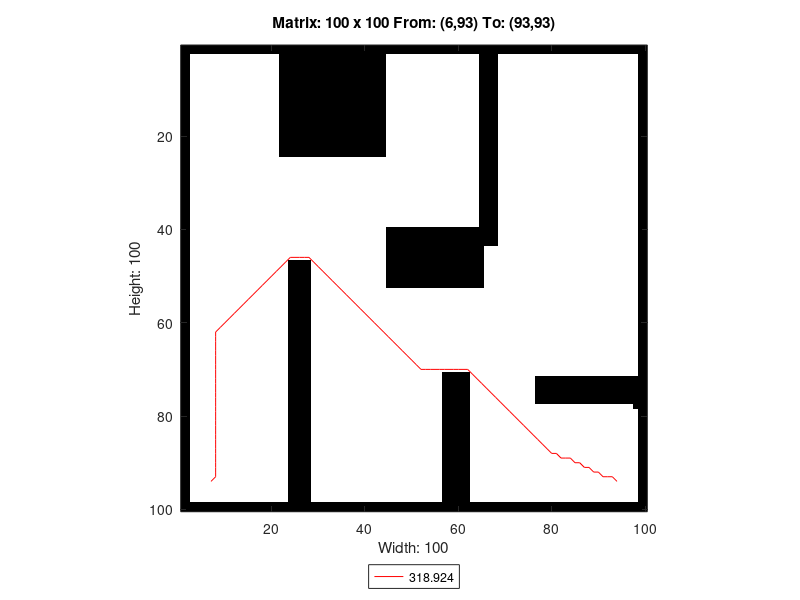

The MATLAB script that drew this image:
A=[0 0 0 0 0 0 0 0 0 0 0 0 0 0 0 0 0 0 0 0 0 0 0 0 0 0 0 0 0 0 0 0 0 0 0 0 0 0 0 0 0 0 0 0 0 0 0 0 0 0 0 0 0 0 0 0 0 0 0 0 0 0 0 0 0 0 0 0 0 0 0 0 0 0 0 0 0 0 0 0 0 0 0 0 0 0 0 0 0 0 0 0 0 0 0 0 0 0 0 0 ;
0 0 0 0 0 0 0 0 0 0 0 0 0 0 0 0 0 0 0 0 0 0 0 0 0 0 0 0 0 0 0 0 0 0 0 0 0 0 0 0 0 0 0 0 0 0 0 0 0 0 0 0 0 0 0 0 0 0 0 0 0 0 0 0 0 0 0 0 0 0 0 0 0 0 0 0 0 0 0 0 0 0 0 0 0 0 0 0 0 0 0 0 0 0 0 0 0 0 0 0 ;
0 0 1 1 1 1 1 1 1 1 1 1 1 1 1 1 1 1 1 1 1 0 0 0 0 0 0 0 0 0 0 0 0 0 0 0 0 0 0 0 0 0 0 0 1 1 1 1 1 1 1 1 1 1 1 1 1 1 1 1 1 1 1 1 0 0 0 0 1 1 1 1 1 1 1 1 1 1 1 1 1 1 1 1 1 1 1 1 1 1 1 1 1 1 1 1 1 1 0 0 ;
0 0 1 1 1 1 1 1 1 1 1 1 1 1 1 1 1 1 1 1 1 0 0 0 0 0 0 0 0 0 0 0 0 0 0 0 0 0 0 0 0 0 0 0 1 1 1 1 1 1 1 1 1 1 1 1 1 1 1 1 1 1 1 1 0 0 0 0 1 1 1 1 1 1 1 1 1 1 1 1 1 1 1 1 1 1 1 1 1 1 1 1 1 1 1 1 1 1 0 0 ;
0 0 1 1 1 1 1 1 1 1 1 1 1 1 1 1 1 1 1 1 1 0 0 0 0 0 0 0 0 0 0 0 0 0 0 0 0 0 0 0 0 0 0 0 1 1 1 1 1 1 1 1 1 1 1 1 1 1 1 1 1 1 1 1 0 0 0 0 1 1 1 1 1 1 1 1 1 1 1 1 1 1 1 1 1 1 1 1 1 1 1 1 1 1 1 1 1 1 0 0 ;
0 0 1 1 1 1 1 1 1 1 1 1 1 1 1 1 1 1 1 1 1 0 0 0 0 0 0 0 0 0 0 0 0 0 0 0 0 0 0 0 0 0 0 0 1 1 1 1 1 1 1 1 1 1 1 1 1 1 1 1 1 1 1 1 0 0 0 0 1 1 1 1 1 1 1 1 1 1 1 1 1 1 1 1 1 1 1 1 1 1 1 1 1 1 1 1 1 1 0 0 ;
0 0 1 1 1 1 1 1 1 1 1 1 1 1 1 1 1 1 1 1 1 0 0 0 0 0 0 0 0 0 0 0 0 0 0 0 0 0 0 0 0 0 0 0 1 1 1 1 1 1 1 1 1 1 1 1 1 1 1 1 1 1 1 1 0 0 0 0 1 1 1 1 1 1 1 1 1 1 1 1 1 1 1 1 1 1 1 1 1 1 1 1 1 1 1 1 1 1 0 0 ;
0 0 1 1 1 1 1 1 1 1 1 1 1 1 1 1 1 1 1 1 1 0 0 0 0 0 0 0 0 0 0 0 0 0 0 0 0 0 0 0 0 0 0 0 1 1 1 1 1 1 1 1 1 1 1 1 1 1 1 1 1 1 1 1 0 0 0 0 1 1 1 1 1 1 1 1 1 1 1 1 1 1 1 1 1 1 1 1 1 1 1 1 1 1 1 1 1 1 0 0 ;
0 0 1 1 1 1 1 1 1 1 1 1 1 1 1 1 1 1 1 1 1 0 0 0 0 0 0 0 0 0 0 0 0 0 0 0 0 0 0 0 0 0 0 0 1 1 1 1 1 1 1 1 1 1 1 1 1 1 1 1 1 1 1 1 0 0 0 0 1 1 1 1 1 1 1 1 1 1 1 1 1 1 1 1 1 1 1 1 1 1 1 1 1 1 1 1 1 1 0 0 ;
0 0 1 1 1 1 1 1 1 1 1 1 1 1 1 1 1 1 1 1 1 0 0 0 0 0 0 0 0 0 0 0 0 0 0 0 0 0 0 0 0 0 0 0 1 1 1 1 1 1 1 1 1 1 1 1 1 1 1 1 1 1 1 1 0 0 0 0 1 1 1 1 1 1 1 1 1 1 1 1 1 1 1 1 1 1 1 1 1 1 1 1 1 1 1 1 1 1 0 0 ;
0 0 1 1 1 1 1 1 1 1 1 1 1 1 1 1 1 1 1 1 1 0 0 0 0 0 0 0 0 0 0 0 0 0 0 0 0 0 0 0 0 0 0 0 1 1 1 1 1 1 1 1 1 1 1 1 1 1 1 1 1 1 1 1 0 0 0 0 1 1 1 1 1 1 1 1 1 1 1 1 1 1 1 1 1 1 1 1 1 1 1 1 1 1 1 1 1 1 0 0 ;
0 0 1 1 1 1 1 1 1 1 1 1 1 1 1 1 1 1 1 1 1 0 0 0 0 0 0 0 0 0 0 0 0 0 0 0 0 0 0 0 0 0 0 0 1 1 1 1 1 1 1 1 1 1 1 1 1 1 1 1 1 1 1 1 0 0 0 0 1 1 1 1 1 1 1 1 1 1 1 1 1 1 1 1 1 1 1 1 1 1 1 1 1 1 1 1 1 1 0 0 ;
0 0 1 1 1 1 1 1 1 1 1 1 1 1 1 1 1 1 1 1 1 0 0 0 0 0 0 0 0 0 0 0 0 0 0 0 0 0 0 0 0 0 0 0 1 1 1 1 1 1 1 1 1 1 1 1 1 1 1 1 1 1 1 1 0 0 0 0 1 1 1 1 1 1 1 1 1 1 1 1 1 1 1 1 1 1 1 1 1 1 1 1 1 1 1 1 1 1 0 0 ;
0 0 1 1 1 1 1 1 1 1 1 1 1 1 1 1 1 1 1 1 1 0 0 0 0 0 0 0 0 0 0 0 0 0 0 0 0 0 0 0 0 0 0 0 1 1 1 1 1 1 1 1 1 1 1 1 1 1 1 1 1 1 1 1 0 0 0 0 1 1 1 1 1 1 1 1 1 1 1 1 1 1 1 1 1 1 1 1 1 1 1 1 1 1 1 1 1 1 0 0 ;
0 0 1 1 1 1 1 1 1 1 1 1 1 1 1 1 1 1 1 1 1 0 0 0 0 0 0 0 0 0 0 0 0 0 0 0 0 0 0 0 0 0 0 0 1 1 1 1 1 1 1 1 1 1 1 1 1 1 1 1 1 1 1 1 0 0 0 0 1 1 1 1 1 1 1 1 1 1 1 1 1 1 1 1 1 1 1 1 1 1 1 1 1 1 1 1 1 1 0 0 ;
0 0 1 1 1 1 1 1 1 1 1 1 1 1 1 1 1 1 1 1 1 0 0 0 0 0 0 0 0 0 0 0 0 0 0 0 0 0 0 0 0 0 0 0 1 1 1 1 1 1 1 1 1 1 1 1 1 1 1 1 1 1 1 1 0 0 0 0 1 1 1 1 1 1 1 1 1 1 1 1 1 1 1 1 1 1 1 1 1 1 1 1 1 1 1 1 1 1 0 0 ;
0 0 1 1 1 1 1 1 1 1 1 1 1 1 1 1 1 1 1 1 1 0 0 0 0 0 0 0 0 0 0 0 0 0 0 0 0 0 0 0 0 0 0 0 1 1 1 1 1 1 1 1 1 1 1 1 1 1 1 1 1 1 1 1 0 0 0 0 1 1 1 1 1 1 1 1 1 1 1 1 1 1 1 1 1 1 1 1 1 1 1 1 1 1 1 1 1 1 0 0 ;
0 0 1 1 1 1 1 1 1 1 1 1 1 1 1 1 1 1 1 1 1 0 0 0 0 0 0 0 0 0 0 0 0 0 0 0 0 0 0 0 0 0 0 0 1 1 1 1 1 1 1 1 1 1 1 1 1 1 1 1 1 1 1 1 0 0 0 0 1 1 1 1 1 1 1 1 1 1 1 1 1 1 1 1 1 1 1 1 1 1 1 1 1 1 1 1 1 1 0 0 ;
0 0 1 1 1 1 1 1 1 1 1 1 1 1 1 1 1 1 1 1 1 0 0 0 0 0 0 0 0 0 0 0 0 0 0 0 0 0 0 0 0 0 0 0 1 1 1 1 1 1 1 1 1 1 1 1 1 1 1 1 1 1 1 1 0 0 0 0 1 1 1 1 1 1 1 1 1 1 1 1 1 1 1 1 1 1 1 1 1 1 1 1 1 1 1 1 1 1 0 0 ;
0 0 1 1 1 1 1 1 1 1 1 1 1 1 1 1 1 1 1 1 1 0 0 0 0 0 0 0 0 0 0 0 0 0 0 0 0 0 0 0 0 0 0 0 1 1 1 1 1 1 1 1 1 1 1 1 1 1 1 1 1 1 1 1 0 0 0 0 1 1 1 1 1 1 1 1 1 1 1 1 1 1 1 1 1 1 1 1 1 1 1 1 1 1 1 1 1 1 0 0 ;
0 0 1 1 1 1 1 1 1 1 1 1 1 1 1 1 1 1 1 1 1 0 0 0 0 0 0 0 0 0 0 0 0 0 0 0 0 0 0 0 0 0 0 0 1 1 1 1 1 1 1 1 1 1 1 1 1 1 1 1 1 1 1 1 0 0 0 0 1 1 1 1 1 1 1 1 1 1 1 1 1 1 1 1 1 1 1 1 1 1 1 1 1 1 1 1 1 1 0 0 ;
0 0 1 1 1 1 1 1 1 1 1 1 1 1 1 1 1 1 1 1 1 0 0 0 0 0 0 0 0 0 0 0 0 0 0 0 0 0 0 0 0 0 0 0 1 1 1 1 1 1 1 1 1 1 1 1 1 1 1 1 1 1 1 1 0 0 0 0 1 1 1 1 1 1 1 1 1 1 1 1 1 1 1 1 1 1 1 1 1 1 1 1 1 1 1 1 1 1 0 0 ;
0 0 1 1 1 1 1 1 1 1 1 1 1 1 1 1 1 1 1 1 1 0 0 0 0 0 0 0 0 0 0 0 0 0 0 0 0 0 0 0 0 0 0 0 1 1 1 1 1 1 1 1 1 1 1 1 1 1 1 1 1 1 1 1 0 0 0 0 1 1 1 1 1 1 1 1 1 1 1 1 1 1 1 1 1 1 1 1 1 1 1 1 1 1 1 1 1 1 0 0 ;
0 0 1 1 1 1 1 1 1 1 1 1 1 1 1 1 1 1 1 1 1 0 0 0 0 0 0 0 0 0 0 0 0 0 0 0 0 0 0 0 0 0 0 0 1 1 1 1 1 1 1 1 1 1 1 1 1 1 1 1 1 1 1 1 0 0 0 0 1 1 1 1 1 1 1 1 1 1 1 1 1 1 1 1 1 1 1 1 1 1 1 1 1 1 1 1 1 1 0 0 ;
0 0 1 1 1 1 1 1 1 1 1 1 1 1 1 1 1 1 1 1 1 1 1 1 1 1 1 1 1 1 1 1 1 1 1 1 1 1 1 1 1 1 1 1 1 1 1 1 1 1 1 1 1 1 1 1 1 1 1 1 1 1 1 1 0 0 0 0 1 1 1 1 1 1 1 1 1 1 1 1 1 1 1 1 1 1 1 1 1 1 1 1 1 1 1 1 1 1 0 0 ;
0 0 1 1 1 1 1 1 1 1 1 1 1 1 1 1 1 1 1 1 1 1 1 1 1 1 1 1 1 1 1 1 1 1 1 1 1 1 1 1 1 1 1 1 1 1 1 1 1 1 1 1 1 1 1 1 1 1 1 1 1 1 1 1 0 0 0 0 1 1 1 1 1 1 1 1 1 1 1 1 1 1 1 1 1 1 1 1 1 1 1 1 1 1 1 1 1 1 0 0 ;
0 0 1 1 1 1 1 1 1 1 1 1 1 1 1 1 1 1 1 1 1 1 1 1 1 1 1 1 1 1 1 1 1 1 1 1 1 1 1 1 1 1 1 1 1 1 1 1 1 1 1 1 1 1 1 1 1 1 1 1 1 1 1 1 0 0 0 0 1 1 1 1 1 1 1 1 1 1 1 1 1 1 1 1 1 1 1 1 1 1 1 1 1 1 1 1 1 1 0 0 ;
0 0 1 1 1 1 1 1 1 1 1 1 1 1 1 1 1 1 1 1 1 1 1 1 1 1 1 1 1 1 1 1 1 1 1 1 1 1 1 1 1 1 1 1 1 1 1 1 1 1 1 1 1 1 1 1 1 1 1 1 1 1 1 1 0 0 0 0 1 1 1 1 1 1 1 1 1 1 1 1 1 1 1 1 1 1 1 1 1 1 1 1 1 1 1 1 1 1 0 0 ;
0 0 1 1 1 1 1 1 1 1 1 1 1 1 1 1 1 1 1 1 1 1 1 1 1 1 1 1 1 1 1 1 1 1 1 1 1 1 1 1 1 1 1 1 1 1 1 1 1 1 1 1 1 1 1 1 1 1 1 1 1 1 1 1 0 0 0 0 1 1 1 1 1 1 1 1 1 1 1 1 1 1 1 1 1 1 1 1 1 1 1 1 1 1 1 1 1 1 0 0 ;
0 0 1 1 1 1 1 1 1 1 1 1 1 1 1 1 1 1 1 1 1 1 1 1 1 1 1 1 1 1 1 1 1 1 1 1 1 1 1 1 1 1 1 1 1 1 1 1 1 1 1 1 1 1 1 1 1 1 1 1 1 1 1 1 0 0 0 0 1 1 1 1 1 1 1 1 1 1 1 1 1 1 1 1 1 1 1 1 1 1 1 1 1 1 1 1 1 1 0 0 ;
0 0 1 1 1 1 1 1 1 1 1 1 1 1 1 1 1 1 1 1 1 1 1 1 1 1 1 1 1 1 1 1 1 1 1 1 1 1 1 1 1 1 1 1 1 1 1 1 1 1 1 1 1 1 1 1 1 1 1 1 1 1 1 1 0 0 0 0 1 1 1 1 1 1 1 1 1 1 1 1 1 1 1 1 1 1 1 1 1 1 1 1 1 1 1 1 1 1 0 0 ;
0 0 1 1 1 1 1 1 1 1 1 1 1 1 1 1 1 1 1 1 1 1 1 1 1 1 1 1 1 1 1 1 1 1 1 1 1 1 1 1 1 1 1 1 1 1 1 1 1 1 1 1 1 1 1 1 1 1 1 1 1 1 1 1 0 0 0 0 1 1 1 1 1 1 1 1 1 1 1 1 1 1 1 1 1 1 1 1 1 1 1 1 1 1 1 1 1 1 0 0 ;
0 0 1 1 1 1 1 1 1 1 1 1 1 1 1 1 1 1 1 1 1 1 1 1 1 1 1 1 1 1 1 1 1 1 1 1 1 1 1 1 1 1 1 1 1 1 1 1 1 1 1 1 1 1 1 1 1 1 1 1 1 1 1 1 0 0 0 0 1 1 1 1 1 1 1 1 1 1 1 1 1 1 1 1 1 1 1 1 1 1 1 1 1 1 1 1 1 1 0 0 ;
0 0 1 1 1 1 1 1 1 1 1 1 1 1 1 1 1 1 1 1 1 1 1 1 1 1 1 1 1 1 1 1 1 1 1 1 1 1 1 1 1 1 1 1 1 1 1 1 1 1 1 1 1 1 1 1 1 1 1 1 1 1 1 1 0 0 0 0 1 1 1 1 1 1 1 1 1 1 1 1 1 1 1 1 1 1 1 1 1 1 1 1 1 1 1 1 1 1 0 0 ;
0 0 1 1 1 1 1 1 1 1 1 1 1 1 1 1 1 1 1 1 1 1 1 1 1 1 1 1 1 1 1 1 1 1 1 1 1 1 1 1 1 1 1 1 1 1 1 1 1 1 1 1 1 1 1 1 1 1 1 1 1 1 1 1 0 0 0 0 1 1 1 1 1 1 1 1 1 1 1 1 1 1 1 1 1 1 1 1 1 1 1 1 1 1 1 1 1 1 0 0 ;
0 0 1 1 1 1 1 1 1 1 1 1 1 1 1 1 1 1 1 1 1 1 1 1 1 1 1 1 1 1 1 1 1 1 1 1 1 1 1 1 1 1 1 1 1 1 1 1 1 1 1 1 1 1 1 1 1 1 1 1 1 1 1 1 0 0 0 0 1 1 1 1 1 1 1 1 1 1 1 1 1 1 1 1 1 1 1 1 1 1 1 1 1 1 1 1 1 1 0 0 ;
0 0 1 1 1 1 1 1 1 1 1 1 1 1 1 1 1 1 1 1 1 1 1 1 1 1 1 1 1 1 1 1 1 1 1 1 1 1 1 1 1 1 1 1 1 1 1 1 1 1 1 1 1 1 1 1 1 1 1 1 1 1 1 1 0 0 0 0 1 1 1 1 1 1 1 1 1 1 1 1 1 1 1 1 1 1 1 1 1 1 1 1 1 1 1 1 1 1 0 0 ;
0 0 1 1 1 1 1 1 1 1 1 1 1 1 1 1 1 1 1 1 1 1 1 1 1 1 1 1 1 1 1 1 1 1 1 1 1 1 1 1 1 1 1 1 1 1 1 1 1 1 1 1 1 1 1 1 1 1 1 1 1 1 1 1 0 0 0 0 1 1 1 1 1 1 1 1 1 1 1 1 1 1 1 1 1 1 1 1 1 1 1 1 1 1 1 1 1 1 0 0 ;
0 0 1 1 1 1 1 1 1 1 1 1 1 1 1 1 1 1 1 1 1 1 1 1 1 1 1 1 1 1 1 1 1 1 1 1 1 1 1 1 1 1 1 1 1 1 1 1 1 1 1 1 1 1 1 1 1 1 1 1 1 1 1 1 0 0 0 0 1 1 1 1 1 1 1 1 1 1 1 1 1 1 1 1 1 1 1 1 1 1 1 1 1 1 1 1 1 1 0 0 ;
0 0 1 1 1 1 1 1 1 1 1 1 1 1 1 1 1 1 1 1 1 1 1 1 1 1 1 1 1 1 1 1 1 1 1 1 1 1 1 1 1 1 1 1 0 0 0 0 0 0 0 0 0 0 0 0 0 0 0 0 0 0 0 0 0 0 0 0 1 1 1 1 1 1 1 1 1 1 1 1 1 1 1 1 1 1 1 1 1 1 1 1 1 1 1 1 1 1 0 0 ;
0 0 1 1 1 1 1 1 1 1 1 1 1 1 1 1 1 1 1 1 1 1 1 1 1 1 1 1 1 1 1 1 1 1 1 1 1 1 1 1 1 1 1 1 0 0 0 0 0 0 0 0 0 0 0 0 0 0 0 0 0 0 0 0 0 0 0 0 1 1 1 1 1 1 1 1 1 1 1 1 1 1 1 1 1 1 1 1 1 1 1 1 1 1 1 1 1 1 0 0 ;
0 0 1 1 1 1 1 1 1 1 1 1 1 1 1 1 1 1 1 1 1 1 1 1 1 1 1 1 1 1 1 1 1 1 1 1 1 1 1 1 1 1 1 1 0 0 0 0 0 0 0 0 0 0 0 0 0 0 0 0 0 0 0 0 0 0 0 0 1 1 1 1 1 1 1 1 1 1 1 1 1 1 1 1 1 1 1 1 1 1 1 1 1 1 1 1 1 1 0 0 ;
0 0 1 1 1 1 1 1 1 1 1 1 1 1 1 1 1 1 1 1 1 1 1 1 1 1 1 1 1 1 1 1 1 1 1 1 1 1 1 1 1 1 1 1 0 0 0 0 0 0 0 0 0 0 0 0 0 0 0 0 0 0 0 0 0 0 0 0 1 1 1 1 1 1 1 1 1 1 1 1 1 1 1 1 1 1 1 1 1 1 1 1 1 1 1 1 1 1 0 0 ;
0 0 1 1 1 1 1 1 1 1 1 1 1 1 1 1 1 1 1 1 1 1 1 1 1 1 1 1 1 1 1 1 1 1 1 1 1 1 1 1 1 1 1 1 0 0 0 0 0 0 0 0 0 0 0 0 0 0 0 0 0 0 0 0 0 1 1 1 1 1 1 1 1 1 1 1 1 1 1 1 1 1 1 1 1 1 1 1 1 1 1 1 1 1 1 1 1 1 0 0 ;
0 0 1 1 1 1 1 1 1 1 1 1 1 1 1 1 1 1 1 1 1 1 1 1 1 1 1 1 1 1 1 1 1 1 1 1 1 1 1 1 1 1 1 1 0 0 0 0 0 0 0 0 0 0 0 0 0 0 0 0 0 0 0 0 0 1 1 1 1 1 1 1 1 1 1 1 1 1 1 1 1 1 1 1 1 1 1 1 1 1 1 1 1 1 1 1 1 1 0 0 ;
0 0 1 1 1 1 1 1 1 1 1 1 1 1 1 1 1 1 1 1 1 1 1 1 1 1 1 1 1 1 1 1 1 1 1 1 1 1 1 1 1 1 1 1 0 0 0 0 0 0 0 0 0 0 0 0 0 0 0 0 0 0 0 0 0 1 1 1 1 1 1 1 1 1 1 1 1 1 1 1 1 1 1 1 1 1 1 1 1 1 1 1 1 1 1 1 1 1 0 0 ;
0 0 1 1 1 1 1 1 1 1 1 1 1 1 1 1 1 1 1 1 1 1 1 0 0 0 0 0 1 1 1 1 1 1 1 1 1 1 1 1 1 1 1 1 0 0 0 0 0 0 0 0 0 0 0 0 0 0 0 0 0 0 0 0 0 1 1 1 1 1 1 1 1 1 1 1 1 1 1 1 1 1 1 1 1 1 1 1 1 1 1 1 1 1 1 1 1 1 0 0 ;
0 0 1 1 1 1 1 1 1 1 1 1 1 1 1 1 1 1 1 1 1 1 1 0 0 0 0 0 1 1 1 1 1 1 1 1 1 1 1 1 1 1 1 1 0 0 0 0 0 0 0 0 0 0 0 0 0 0 0 0 0 0 0 0 0 1 1 1 1 1 1 1 1 1 1 1 1 1 1 1 1 1 1 1 1 1 1 1 1 1 1 1 1 1 1 1 1 1 0 0 ;
0 0 1 1 1 1 1 1 1 1 1 1 1 1 1 1 1 1 1 1 1 1 1 0 0 0 0 0 1 1 1 1 1 1 1 1 1 1 1 1 1 1 1 1 0 0 0 0 0 0 0 0 0 0 0 0 0 0 0 0 0 0 0 0 0 1 1 1 1 1 1 1 1 1 1 1 1 1 1 1 1 1 1 1 1 1 1 1 1 1 1 1 1 1 1 1 1 1 0 0 ;
0 0 1 1 1 1 1 1 1 1 1 1 1 1 1 1 1 1 1 1 1 1 1 0 0 0 0 0 1 1 1 1 1 1 1 1 1 1 1 1 1 1 1 1 0 0 0 0 0 0 0 0 0 0 0 0 0 0 0 0 0 0 0 0 0 1 1 1 1 1 1 1 1 1 1 1 1 1 1 1 1 1 1 1 1 1 1 1 1 1 1 1 1 1 1 1 1 1 0 0 ;
0 0 1 1 1 1 1 1 1 1 1 1 1 1 1 1 1 1 1 1 1 1 1 0 0 0 0 0 1 1 1 1 1 1 1 1 1 1 1 1 1 1 1 1 0 0 0 0 0 0 0 0 0 0 0 0 0 0 0 0 0 0 0 0 0 1 1 1 1 1 1 1 1 1 1 1 1 1 1 1 1 1 1 1 1 1 1 1 1 1 1 1 1 1 1 1 1 1 0 0 ;
0 0 1 1 1 1 1 1 1 1 1 1 1 1 1 1 1 1 1 1 1 1 1 0 0 0 0 0 1 1 1 1 1 1 1 1 1 1 1 1 1 1 1 1 0 0 0 0 0 0 0 0 0 0 0 0 0 0 0 0 0 0 0 0 0 1 1 1 1 1 1 1 1 1 1 1 1 1 1 1 1 1 1 1 1 1 1 1 1 1 1 1 1 1 1 1 1 1 0 0 ;
0 0 1 1 1 1 1 1 1 1 1 1 1 1 1 1 1 1 1 1 1 1 1 0 0 0 0 0 1 1 1 1 1 1 1 1 1 1 1 1 1 1 1 1 1 1 1 1 1 1 1 1 1 1 1 1 1 1 1 1 1 1 1 1 1 1 1 1 1 1 1 1 1 1 1 1 1 1 1 1 1 1 1 1 1 1 1 1 1 1 1 1 1 1 1 1 1 1 0 0 ;
0 0 1 1 1 1 1 1 1 1 1 1 1 1 1 1 1 1 1 1 1 1 1 0 0 0 0 0 1 1 1 1 1 1 1 1 1 1 1 1 1 1 1 1 1 1 1 1 1 1 1 1 1 1 1 1 1 1 1 1 1 1 1 1 1 1 1 1 1 1 1 1 1 1 1 1 1 1 1 1 1 1 1 1 1 1 1 1 1 1 1 1 1 1 1 1 1 1 0 0 ;
0 0 1 1 1 1 1 1 1 1 1 1 1 1 1 1 1 1 1 1 1 1 1 0 0 0 0 0 1 1 1 1 1 1 1 1 1 1 1 1 1 1 1 1 1 1 1 1 1 1 1 1 1 1 1 1 1 1 1 1 1 1 1 1 1 1 1 1 1 1 1 1 1 1 1 1 1 1 1 1 1 1 1 1 1 1 1 1 1 1 1 1 1 1 1 1 1 1 0 0 ;
0 0 1 1 1 1 1 1 1 1 1 1 1 1 1 1 1 1 1 1 1 1 1 0 0 0 0 0 1 1 1 1 1 1 1 1 1 1 1 1 1 1 1 1 1 1 1 1 1 1 1 1 1 1 1 1 1 1 1 1 1 1 1 1 1 1 1 1 1 1 1 1 1 1 1 1 1 1 1 1 1 1 1 1 1 1 1 1 1 1 1 1 1 1 1 1 1 1 0 0 ;
0 0 1 1 1 1 1 1 1 1 1 1 1 1 1 1 1 1 1 1 1 1 1 0 0 0 0 0 1 1 1 1 1 1 1 1 1 1 1 1 1 1 1 1 1 1 1 1 1 1 1 1 1 1 1 1 1 1 1 1 1 1 1 1 1 1 1 1 1 1 1 1 1 1 1 1 1 1 1 1 1 1 1 1 1 1 1 1 1 1 1 1 1 1 1 1 1 1 0 0 ;
0 0 1 1 1 1 1 1 1 1 1 1 1 1 1 1 1 1 1 1 1 1 1 0 0 0 0 0 1 1 1 1 1 1 1 1 1 1 1 1 1 1 1 1 1 1 1 1 1 1 1 1 1 1 1 1 1 1 1 1 1 1 1 1 1 1 1 1 1 1 1 1 1 1 1 1 1 1 1 1 1 1 1 1 1 1 1 1 1 1 1 1 1 1 1 1 1 1 0 0 ;
0 0 1 1 1 1 1 1 1 1 1 1 1 1 1 1 1 1 1 1 1 1 1 0 0 0 0 0 1 1 1 1 1 1 1 1 1 1 1 1 1 1 1 1 1 1 1 1 1 1 1 1 1 1 1 1 1 1 1 1 1 1 1 1 1 1 1 1 1 1 1 1 1 1 1 1 1 1 1 1 1 1 1 1 1 1 1 1 1 1 1 1 1 1 1 1 1 1 0 0 ;
0 0 1 1 1 1 1 1 1 1 1 1 1 1 1 1 1 1 1 1 1 1 1 0 0 0 0 0 1 1 1 1 1 1 1 1 1 1 1 1 1 1 1 1 1 1 1 1 1 1 1 1 1 1 1 1 1 1 1 1 1 1 1 1 1 1 1 1 1 1 1 1 1 1 1 1 1 1 1 1 1 1 1 1 1 1 1 1 1 1 1 1 1 1 1 1 1 1 0 0 ;
0 0 1 1 1 1 1 1 1 1 1 1 1 1 1 1 1 1 1 1 1 1 1 0 0 0 0 0 1 1 1 1 1 1 1 1 1 1 1 1 1 1 1 1 1 1 1 1 1 1 1 1 1 1 1 1 1 1 1 1 1 1 1 1 1 1 1 1 1 1 1 1 1 1 1 1 1 1 1 1 1 1 1 1 1 1 1 1 1 1 1 1 1 1 1 1 1 1 0 0 ;
0 0 1 1 1 1 1 1 1 1 1 1 1 1 1 1 1 1 1 1 1 1 1 0 0 0 0 0 1 1 1 1 1 1 1 1 1 1 1 1 1 1 1 1 1 1 1 1 1 1 1 1 1 1 1 1 1 1 1 1 1 1 1 1 1 1 1 1 1 1 1 1 1 1 1 1 1 1 1 1 1 1 1 1 1 1 1 1 1 1 1 1 1 1 1 1 1 1 0 0 ;
0 0 1 1 1 1 1 1 1 1 1 1 1 1 1 1 1 1 1 1 1 1 1 0 0 0 0 0 1 1 1 1 1 1 1 1 1 1 1 1 1 1 1 1 1 1 1 1 1 1 1 1 1 1 1 1 1 1 1 1 1 1 1 1 1 1 1 1 1 1 1 1 1 1 1 1 1 1 1 1 1 1 1 1 1 1 1 1 1 1 1 1 1 1 1 1 1 1 0 0 ;
0 0 1 1 1 1 1 1 1 1 1 1 1 1 1 1 1 1 1 1 1 1 1 0 0 0 0 0 1 1 1 1 1 1 1 1 1 1 1 1 1 1 1 1 1 1 1 1 1 1 1 1 1 1 1 1 1 1 1 1 1 1 1 1 1 1 1 1 1 1 1 1 1 1 1 1 1 1 1 1 1 1 1 1 1 1 1 1 1 1 1 1 1 1 1 1 1 1 0 0 ;
0 0 1 1 1 1 1 1 1 1 1 1 1 1 1 1 1 1 1 1 1 1 1 0 0 0 0 0 1 1 1 1 1 1 1 1 1 1 1 1 1 1 1 1 1 1 1 1 1 1 1 1 1 1 1 1 1 1 1 1 1 1 1 1 1 1 1 1 1 1 1 1 1 1 1 1 1 1 1 1 1 1 1 1 1 1 1 1 1 1 1 1 1 1 1 1 1 1 0 0 ;
0 0 1 1 1 1 1 1 1 1 1 1 1 1 1 1 1 1 1 1 1 1 1 0 0 0 0 0 1 1 1 1 1 1 1 1 1 1 1 1 1 1 1 1 1 1 1 1 1 1 1 1 1 1 1 1 1 1 1 1 1 1 1 1 1 1 1 1 1 1 1 1 1 1 1 1 1 1 1 1 1 1 1 1 1 1 1 1 1 1 1 1 1 1 1 1 1 1 0 0 ;
0 0 1 1 1 1 1 1 1 1 1 1 1 1 1 1 1 1 1 1 1 1 1 0 0 0 0 0 1 1 1 1 1 1 1 1 1 1 1 1 1 1 1 1 1 1 1 1 1 1 1 1 1 1 1 1 1 1 1 1 1 1 1 1 1 1 1 1 1 1 1 1 1 1 1 1 1 1 1 1 1 1 1 1 1 1 1 1 1 1 1 1 1 1 1 1 1 1 0 0 ;
0 0 1 1 1 1 1 1 1 1 1 1 1 1 1 1 1 1 1 1 1 1 1 0 0 0 0 0 1 1 1 1 1 1 1 1 1 1 1 1 1 1 1 1 1 1 1 1 1 1 1 1 1 1 1 1 1 1 1 1 1 1 1 1 1 1 1 1 1 1 1 1 1 1 1 1 1 1 1 1 1 1 1 1 1 1 1 1 1 1 1 1 1 1 1 1 1 1 0 0 ;
0 0 1 1 1 1 1 1 1 1 1 1 1 1 1 1 1 1 1 1 1 1 1 0 0 0 0 0 1 1 1 1 1 1 1 1 1 1 1 1 1 1 1 1 1 1 1 1 1 1 1 1 1 1 1 1 1 1 1 1 1 1 1 1 1 1 1 1 1 1 1 1 1 1 1 1 1 1 1 1 1 1 1 1 1 1 1 1 1 1 1 1 1 1 1 1 1 1 0 0 ;
0 0 1 1 1 1 1 1 1 1 1 1 1 1 1 1 1 1 1 1 1 1 1 0 0 0 0 0 1 1 1 1 1 1 1 1 1 1 1 1 1 1 1 1 1 1 1 1 1 1 1 1 1 1 1 1 1 1 1 1 1 1 1 1 1 1 1 1 1 1 1 1 1 1 1 1 1 1 1 1 1 1 1 1 1 1 1 1 1 1 1 1 1 1 1 1 1 1 0 0 ;
0 0 1 1 1 1 1 1 1 1 1 1 1 1 1 1 1 1 1 1 1 1 1 0 0 0 0 0 1 1 1 1 1 1 1 1 1 1 1 1 1 1 1 1 1 1 1 1 1 1 1 1 1 1 1 1 0 0 0 0 0 0 1 1 1 1 1 1 1 1 1 1 1 1 1 1 1 1 1 1 1 1 1 1 1 1 1 1 1 1 1 1 1 1 1 1 1 1 0 0 ;
0 0 1 1 1 1 1 1 1 1 1 1 1 1 1 1 1 1 1 1 1 1 1 0 0 0 0 0 1 1 1 1 1 1 1 1 1 1 1 1 1 1 1 1 1 1 1 1 1 1 1 1 1 1 1 1 0 0 0 0 0 0 1 1 1 1 1 1 1 1 1 1 1 1 1 1 0 0 0 0 0 0 0 0 0 0 0 0 0 0 0 0 0 0 0 0 0 0 0 0 ;
0 0 1 1 1 1 1 1 1 1 1 1 1 1 1 1 1 1 1 1 1 1 1 0 0 0 0 0 1 1 1 1 1 1 1 1 1 1 1 1 1 1 1 1 1 1 1 1 1 1 1 1 1 1 1 1 0 0 0 0 0 0 1 1 1 1 1 1 1 1 1 1 1 1 1 1 0 0 0 0 0 0 0 0 0 0 0 0 0 0 0 0 0 0 0 0 0 0 0 0 ;
0 0 1 1 1 1 1 1 1 1 1 1 1 1 1 1 1 1 1 1 1 1 1 0 0 0 0 0 1 1 1 1 1 1 1 1 1 1 1 1 1 1 1 1 1 1 1 1 1 1 1 1 1 1 1 1 0 0 0 0 0 0 1 1 1 1 1 1 1 1 1 1 1 1 1 1 0 0 0 0 0 0 0 0 0 0 0 0 0 0 0 0 0 0 0 0 0 0 0 0 ;
0 0 1 1 1 1 1 1 1 1 1 1 1 1 1 1 1 1 1 1 1 1 1 0 0 0 0 0 1 1 1 1 1 1 1 1 1 1 1 1 1 1 1 1 1 1 1 1 1 1 1 1 1 1 1 1 0 0 0 0 0 0 1 1 1 1 1 1 1 1 1 1 1 1 1 1 0 0 0 0 0 0 0 0 0 0 0 0 0 0 0 0 0 0 0 0 0 0 0 0 ;
0 0 1 1 1 1 1 1 1 1 1 1 1 1 1 1 1 1 1 1 1 1 1 0 0 0 0 0 1 1 1 1 1 1 1 1 1 1 1 1 1 1 1 1 1 1 1 1 1 1 1 1 1 1 1 1 0 0 0 0 0 0 1 1 1 1 1 1 1 1 1 1 1 1 1 1 0 0 0 0 0 0 0 0 0 0 0 0 0 0 0 0 0 0 0 0 0 0 0 0 ;
0 0 1 1 1 1 1 1 1 1 1 1 1 1 1 1 1 1 1 1 1 1 1 0 0 0 0 0 1 1 1 1 1 1 1 1 1 1 1 1 1 1 1 1 1 1 1 1 1 1 1 1 1 1 1 1 0 0 0 0 0 0 1 1 1 1 1 1 1 1 1 1 1 1 1 1 0 0 0 0 0 0 0 0 0 0 0 0 0 0 0 0 0 0 0 0 0 0 0 0 ;
0 0 1 1 1 1 1 1 1 1 1 1 1 1 1 1 1 1 1 1 1 1 1 0 0 0 0 0 1 1 1 1 1 1 1 1 1 1 1 1 1 1 1 1 1 1 1 1 1 1 1 1 1 1 1 1 0 0 0 0 0 0 1 1 1 1 1 1 1 1 1 1 1 1 1 1 1 1 1 1 1 1 1 1 1 1 1 1 1 1 1 1 1 1 1 1 1 0 0 0 ;
0 0 1 1 1 1 1 1 1 1 1 1 1 1 1 1 1 1 1 1 1 1 1 0 0 0 0 0 1 1 1 1 1 1 1 1 1 1 1 1 1 1 1 1 1 1 1 1 1 1 1 1 1 1 1 1 0 0 0 0 0 0 1 1 1 1 1 1 1 1 1 1 1 1 1 1 1 1 1 1 1 1 1 1 1 1 1 1 1 1 1 1 1 1 1 1 1 1 0 0 ;
0 0 1 1 1 1 1 1 1 1 1 1 1 1 1 1 1 1 1 1 1 1 1 0 0 0 0 0 1 1 1 1 1 1 1 1 1 1 1 1 1 1 1 1 1 1 1 1 1 1 1 1 1 1 1 1 0 0 0 0 0 0 1 1 1 1 1 1 1 1 1 1 1 1 1 1 1 1 1 1 1 1 1 1 1 1 1 1 1 1 1 1 1 1 1 1 1 1 0 0 ;
0 0 1 1 1 1 1 1 1 1 1 1 1 1 1 1 1 1 1 1 1 1 1 0 0 0 0 0 1 1 1 1 1 1 1 1 1 1 1 1 1 1 1 1 1 1 1 1 1 1 1 1 1 1 1 1 0 0 0 0 0 0 1 1 1 1 1 1 1 1 1 1 1 1 1 1 1 1 1 1 1 1 1 1 1 1 1 1 1 1 1 1 1 1 1 1 1 1 0 0 ;
0 0 1 1 1 1 1 1 1 1 1 1 1 1 1 1 1 1 1 1 1 1 1 0 0 0 0 0 1 1 1 1 1 1 1 1 1 1 1 1 1 1 1 1 1 1 1 1 1 1 1 1 1 1 1 1 0 0 0 0 0 0 1 1 1 1 1 1 1 1 1 1 1 1 1 1 1 1 1 1 1 1 1 1 1 1 1 1 1 1 1 1 1 1 1 1 1 1 0 0 ;
0 0 1 1 1 1 1 1 1 1 1 1 1 1 1 1 1 1 1 1 1 1 1 0 0 0 0 0 1 1 1 1 1 1 1 1 1 1 1 1 1 1 1 1 1 1 1 1 1 1 1 1 1 1 1 1 0 0 0 0 0 0 1 1 1 1 1 1 1 1 1 1 1 1 1 1 1 1 1 1 1 1 1 1 1 1 1 1 1 1 1 1 1 1 1 1 1 1 0 0 ;
0 0 1 1 1 1 1 1 1 1 1 1 1 1 1 1 1 1 1 1 1 1 1 0 0 0 0 0 1 1 1 1 1 1 1 1 1 1 1 1 1 1 1 1 1 1 1 1 1 1 1 1 1 1 1 1 0 0 0 0 0 0 1 1 1 1 1 1 1 1 1 1 1 1 1 1 1 1 1 1 1 1 1 1 1 1 1 1 1 1 1 1 1 1 1 1 1 1 0 0 ;
0 0 1 1 1 1 1 1 1 1 1 1 1 1 1 1 1 1 1 1 1 1 1 0 0 0 0 0 1 1 1 1 1 1 1 1 1 1 1 1 1 1 1 1 1 1 1 1 1 1 1 1 1 1 1 1 0 0 0 0 0 0 1 1 1 1 1 1 1 1 1 1 1 1 1 1 1 1 1 1 1 1 1 1 1 1 1 1 1 1 1 1 1 1 1 1 1 1 0 0 ;
0 0 1 1 1 1 1 1 1 1 1 1 1 1 1 1 1 1 1 1 1 1 1 0 0 0 0 0 1 1 1 1 1 1 1 1 1 1 1 1 1 1 1 1 1 1 1 1 1 1 1 1 1 1 1 1 0 0 0 0 0 0 1 1 1 1 1 1 1 1 1 1 1 1 1 1 1 1 1 1 1 1 1 1 1 1 1 1 1 1 1 1 1 1 1 1 1 1 0 0 ;
0 0 1 1 1 1 1 1 1 1 1 1 1 1 1 1 1 1 1 1 1 1 1 0 0 0 0 0 1 1 1 1 1 1 1 1 1 1 1 1 1 1 1 1 1 1 1 1 1 1 1 1 1 1 1 1 0 0 0 0 0 0 1 1 1 1 1 1 1 1 1 1 1 1 1 1 1 1 1 1 1 1 1 1 1 1 1 1 1 1 1 1 1 1 1 1 1 1 0 0 ;
0 0 1 1 1 1 1 1 1 1 1 1 1 1 1 1 1 1 1 1 1 1 1 0 0 0 0 0 1 1 1 1 1 1 1 1 1 1 1 1 1 1 1 1 1 1 1 1 1 1 1 1 1 1 1 1 0 0 0 0 0 0 1 1 1 1 1 1 1 1 1 1 1 1 1 1 1 1 1 1 1 1 1 1 1 1 1 1 1 1 1 1 1 1 1 1 1 1 0 0 ;
0 0 1 1 1 1 1 1 1 1 1 1 1 1 1 1 1 1 1 1 1 1 1 0 0 0 0 0 1 1 1 1 1 1 1 1 1 1 1 1 1 1 1 1 1 1 1 1 1 1 1 1 1 1 1 1 0 0 0 0 0 0 1 1 1 1 1 1 1 1 1 1 1 1 1 1 1 1 1 1 1 1 1 1 1 1 1 1 1 1 1 1 1 1 1 1 1 1 0 0 ;
0 0 1 1 1 1 1 1 1 1 1 1 1 1 1 1 1 1 1 1 1 1 1 0 0 0 0 0 1 1 1 1 1 1 1 1 1 1 1 1 1 1 1 1 1 1 1 1 1 1 1 1 1 1 1 1 0 0 0 0 0 0 1 1 1 1 1 1 1 1 1 1 1 1 1 1 1 1 1 1 1 1 1 1 1 1 1 1 1 1 1 1 1 1 1 1 1 1 0 0 ;
0 0 1 1 1 1 1 1 1 1 1 1 1 1 1 1 1 1 1 1 1 1 1 0 0 0 0 0 1 1 1 1 1 1 1 1 1 1 1 1 1 1 1 1 1 1 1 1 1 1 1 1 1 1 1 1 0 0 0 0 0 0 1 1 1 1 1 1 1 1 1 1 1 1 1 1 1 1 1 1 1 1 1 1 1 1 1 1 1 1 1 1 1 1 1 1 1 1 0 0 ;
0 0 1 1 1 1 1 1 1 1 1 1 1 1 1 1 1 1 1 1 1 1 1 0 0 0 0 0 1 1 1 1 1 1 1 1 1 1 1 1 1 1 1 1 1 1 1 1 1 1 1 1 1 1 1 1 0 0 0 0 0 0 1 1 1 1 1 1 1 1 1 1 1 1 1 1 1 1 1 1 1 1 1 1 1 1 1 1 1 1 1 1 1 1 1 1 1 1 0 0 ;
0 0 1 1 1 1 1 1 1 1 1 1 1 1 1 1 1 1 1 1 1 1 1 0 0 0 0 0 1 1 1 1 1 1 1 1 1 1 1 1 1 1 1 1 1 1 1 1 1 1 1 1 1 1 1 1 0 0 0 0 0 0 1 1 1 1 1 1 1 1 1 1 1 1 1 1 1 1 1 1 1 1 1 1 1 1 1 1 1 1 1 1 1 1 1 1 1 1 0 0 ;
0 0 1 1 1 1 1 1 1 1 1 1 1 1 1 1 1 1 1 1 1 1 1 0 0 0 0 0 1 1 1 1 1 1 1 1 1 1 1 1 1 1 1 1 1 1 1 1 1 1 1 1 1 1 1 1 0 0 0 0 0 0 1 1 1 1 1 1 1 1 1 1 1 1 1 1 1 1 1 1 1 1 1 1 1 1 1 1 1 1 1 1 1 1 1 1 1 1 0 0 ;
0 0 1 1 1 1 1 1 1 1 1 1 1 1 1 1 1 1 1 1 1 1 1 0 0 0 0 0 1 1 1 1 1 1 1 1 1 1 1 1 1 1 1 1 1 1 1 1 1 1 1 1 1 1 1 1 0 0 0 0 0 0 1 1 1 1 1 1 1 1 1 1 1 1 1 1 1 1 1 1 1 1 1 1 1 1 1 1 1 1 1 1 1 1 1 1 1 1 0 0 ;
0 0 1 1 1 1 1 1 1 1 1 1 1 1 1 1 1 1 1 1 1 1 1 0 0 0 0 0 1 1 1 1 1 1 1 1 1 1 1 1 1 1 1 1 1 1 1 1 1 1 1 1 1 1 1 1 0 0 0 0 0 0 1 1 1 1 1 1 1 1 1 1 1 1 1 1 1 1 1 1 1 1 1 1 1 1 1 1 1 1 1 1 1 1 1 1 1 1 0 0 ;
0 0 1 1 1 1 1 1 1 1 1 1 1 1 1 1 1 1 1 1 1 1 1 0 0 0 0 0 1 1 1 1 1 1 1 1 1 1 1 1 1 1 1 1 1 1 1 1 1 1 1 1 1 1 1 1 0 0 0 0 0 0 1 1 1 1 1 1 1 1 1 1 1 1 1 1 1 1 1 1 1 1 1 1 1 1 1 1 1 1 1 1 1 1 1 1 1 1 0 0 ;
0 0 1 1 1 1 1 1 1 1 1 1 1 1 1 1 1 1 1 1 1 1 1 0 0 0 0 0 1 1 1 1 1 1 1 1 1 1 1 1 1 1 1 1 1 1 1 1 1 1 1 1 1 1 1 1 0 0 0 0 0 0 1 1 1 1 1 1 1 1 1 1 1 1 1 1 1 1 1 1 1 1 1 1 1 1 1 1 1 1 1 1 1 1 1 1 1 1 0 0 ;
0 0 0 0 0 0 0 0 0 0 0 0 0 0 0 0 0 0 0 0 0 0 0 0 0 0 0 0 0 0 0 0 0 0 0 0 0 0 0 0 0 0 0 0 0 0 0 0 0 0 0 0 0 0 0 0 0 0 0 0 0 0 0 0 0 0 0 0 0 0 0 0 0 0 0 0 0 0 0 0 0 0 0 0 0 0 0 0 0 0 0 0 0 0 0 0 0 0 0 0 ;
0 0 0 0 0 0 0 0 0 0 0 0 0 0 0 0 0 0 0 0 0 0 0 0 0 0 0 0 0 0 0 0 0 0 0 0 0 0 0 0 0 0 0 0 0 0 0 0 0 0 0 0 0 0 0 0 0 0 0 0 0 0 0 0 0 0 0 0 0 0 0 0 0 0 0 0 0 0 0 0 0 0 0 0 0 0 0 0 0 0 0 0 0 0 0 0 0 0 0 0 ;
];
imshow(A);
axis on
hold on
title('Matrix: 100 x 100 From: (6,93) To: (93,93)');
xlabel('Width: 100');
ylabel('Height: 100');
X=[94,94,93,92,91,90,89,88,87,86,85,84,83,82,81,80,79,78,77,76,75,74,73,72,71,70,69,68,67,66,65,64,63,62,61,60,59,58,57,56,55,54,53,52,51,50,49,48,47,46,45,44,43,42,41,40,39,38,37,36,35,34,33,32,31,30,29,28,27,26,25,24,23,22,21,20,19,18,17,16,15,14,13,12,11,10,9,8,8,8,8,8,8,8,8,8,8,8,8,8,8,8,8,8,8,8,8,8,8,8,8,8,8,8,8,8,8,8,8,7,7];
Y=-[-94,-94,-93,-93,-93,-92,-92,-91,-91,-90,-90,-89,-89,-89,-88,-88,-87,-86,-85,-84,-83,-82,-81,-80,-79,-78,-77,-76,-75,-74,-73,-72,-71,-70,-70,-70,-70,-70,-70,-70,-70,-70,-70,-70,-69,-68,-67,-66,-65,-64,-63,-62,-61,-60,-59,-58,-57,-56,-55,-54,-53,-52,-51,-50,-49,-48,-47,-46,-46,-46,-46,-46,-47,-48,-49,-50,-51,-52,-53,-54,-55,-56,-57,-58,-59,-60,-61,-62,-63,-64,-65,-66,-67,-68,-69,-70,-71,-72,-73,-74,-75,-76,-77,-78,-79,-80,-81,-82,-83,-84,-85,-86,-87,-88,-89,-90,-91,-92,-93,-94,-94];
hold on;
plot(X,Y,'r');
legend('318.924','Location','southoutside');
